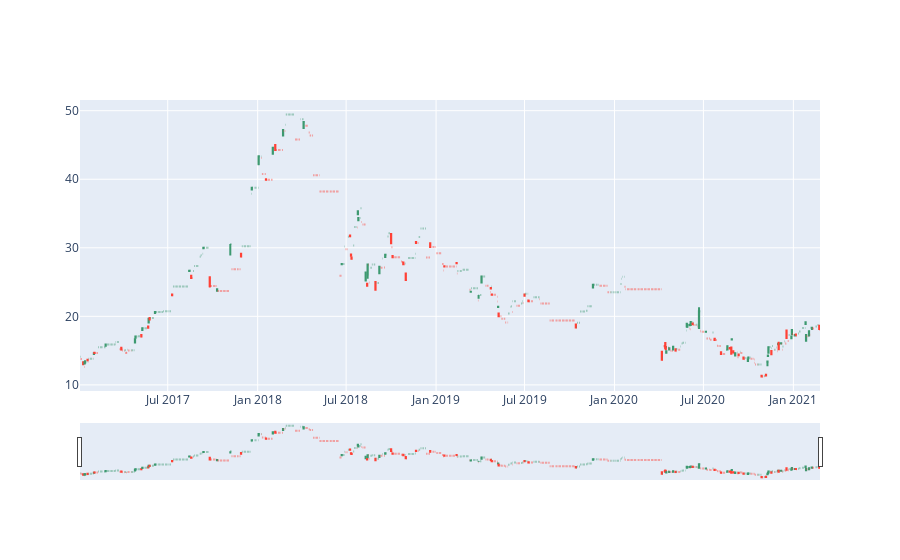

Notebook source saved alongside this figure:
### Markdown cell above
#Data_vis

### Code cell
fig = go.Figure(data=[go.Candlestick(x=thy_df.index,
                                    open=thy_df['Open'],
                                    high=thy_df['High'],
                                    low=thy_df['Low'],
                                    close=thy_df['Close'])])
fig.show()


# buradaki kırmızı renkli olanlar açılışın kapanıştan daha yüksek olmasıdır.

### Figure 1 — Plotly figure (JSON) as saved in the notebook; plotly's stock layout.template omitted (floating-point values rounded to 4 significant figures; data arrays with more than 128 entries replaced by an {"elided": "..."} marker saying what was removed)
{"data": [{"close": {"elided": "1043 float values"}, "high": {"elided": "1043 float values"}, "low": {"elided": "1043 float values"}, "open": {"elided": "1043 float values"}, "type": "candlestick", "x": {"elided": "1043 str values"}}], "layout": {"autosize": true, "xaxis": {"autorange": true, "range": ["2017-01-02 12:00", "2021-02-24 12:00"], "rangeslider": {"autorange": true, "range": ["2017-01-02 12:00", "2021-02-24 12:00"], "yaxis": {"_template": null, "rangemode": "match"}}, "type": "date"}, "yaxis": {"autorange": true, "range": [9.107, 51.56]}}}
